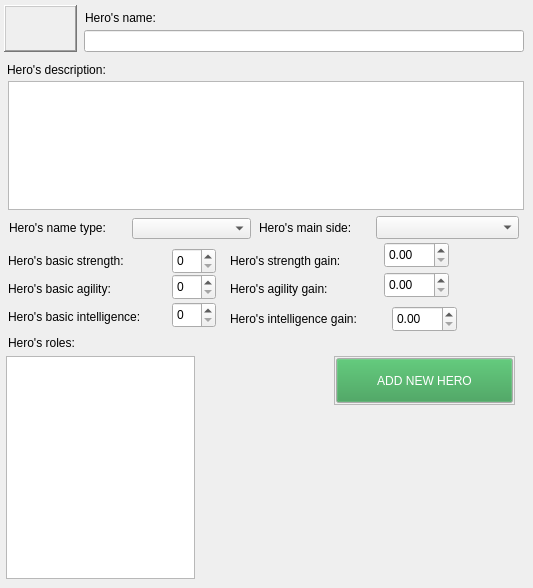
     <widget class="QWidget" name="tab_9">
      <attribute name="title">
       <string>ADD NEW HERO</string>
      </attribute>
      <widget class="QPushLabel" name="DOTA_Hero_Add_Icon">
       <property name="geometry">
        <rect>
         <x>4</x>
         <y>5</y>
         <width>73</width>
         <height>47</height>
        </rect>
       </property>
       <property name="frameShape">
        <enum>QFrame::WinPanel</enum>
       </property>
       <property name="frameShadow">
        <enum>QFrame::Raised</enum>
       </property>
       <property name="text">
        <string/>
       </property>
       <property name="scaledContents">
        <bool>true</bool>
       </property>
      </widget>
      <widget class="QLabel" name="LB_HeroesHeroName_3">
       <property name="geometry">
        <rect>
         <x>85</x>
         <y>10</y>
         <width>89</width>
         <height>16</height>
        </rect>
       </property>
       <property name="text">
        <string>Hero's name:</string>
       </property>
      </widget>
      <widget class="QLineEdit" name="DOTA_Hero_Add_Name">
       <property name="geometry">
        <rect>
         <x>84</x>
         <y>30</y>
         <width>440</width>
         <height>22</height>
        </rect>
       </property>
      </widget>
      <widget class="QLabel" name="LB_HeroesHeroDescription">
       <property name="geometry">
        <rect>
         <x>7</x>
         <y>62</y>
         <width>131</width>
         <height>16</height>
        </rect>
       </property>
       <property name="text">
        <string>Hero's description:</string>
       </property>
      </widget>
      <widget class="QTextEdit" name="DOTA_Hero_Add_Description">
       <property name="geometry">
        <rect>
         <x>8</x>
         <y>81</y>
         <width>516</width>
         <height>129</height>
        </rect>
       </property>
      </widget>
      <widget class="QLabel" name="LB_HeroesHerosNameType">
       <property name="geometry">
        <rect>
         <x>9</x>
         <y>219</y>
         <width>125</width>
         <height>17</height>
        </rect>
       </property>
       <property name="text">
        <string>Hero's name type:</string>
       </property>
      </widget>
      <widget class="QLabel" name="label">
       <property name="geometry">
        <rect>
         <x>230</x>
         <y>252</y>
         <width>143</width>
         <height>17</height>
        </rect>
       </property>
       <property name="text">
        <string>Hero's strength gain:</string>
       </property>
      </widget>
      <widget class="QComboBox" name="DOTA_Hero_Add_Type">
       <property name="geometry">
        <rect>
         <x>132</x>
         <y>218</y>
         <width>119</width>
         <height>21</height>
        </rect>
       </property>
      </widget>
      <widget class="QComboBox" name="DOTA_Hero_Add_Side">
       <property name="geometry">
        <rect>
         <x>376</x>
         <y>216</y>
         <width>143</width>
         <height>23</height>
        </rect>
       </property>
      </widget>
      <widget class="QLabel" name="label_2">
       <property name="geometry">
        <rect>
         <x>8</x>
         <y>252</y>
         <width>125</width>
         <height>17</height>
        </rect>
       </property>
       <property name="text">
        <string>Hero's basic strength:</string>
       </property>
      </widget>
      <widget class="QLabel" name="LB_HeroesHeroMainSide">
       <property name="geometry">
        <rect>
         <x>259</x>
         <y>219</y>
         <width>117</width>
         <height>17</height>
        </rect>
       </property>
       <property name="text">
        <string>Hero's main side:</string>
       </property>
      </widget>
      <widget class="QLabel" name="label_5">
       <property name="geometry">
        <rect>
         <x>8</x>
         <y>280</y>
         <width>125</width>
         <height>17</height>
        </rect>
       </property>
       <property name="text">
        <string>Hero's basic agility:</string>
       </property>
      </widget>
      <widget class="QLabel" name="label_7">
       <property name="geometry">
        <rect>
         <x>230</x>
         <y>280</y>
         <width>125</width>
         <height>17</height>
        </rect>
       </property>
       <property name="text">
        <string>Hero's agility gain:</string>
       </property>
      </widget>
      <widget class="QLabel" name="label_8">
       <property name="geometry">
        <rect>
         <x>8</x>
         <y>308</y>
         <width>143</width>
         <height>17</height>
        </rect>
       </property>
       <property name="text">
        <string>Hero's basic intelligence:</string>
       </property>
      </widget>
      <widget class="QLabel" name="label_10">
       <property name="geometry">
        <rect>
         <x>230</x>
         <y>310</y>
         <width>159</width>
         <height>17</height>
        </rect>
       </property>
       <property name="text">
        <string>Hero's intelligence gain:</string>
       </property>
      </widget>
      <widget class="QLabel" name="label_3">
       <property name="geometry">
        <rect>
         <x>8</x>
         <y>334</y>
         <width>71</width>
         <height>17</height>
        </rect>
       </property>
       <property name="text">
        <string>Hero's roles:</string>
       </property>
      </widget>
      <widget class="QTableWidget" name="DOTA_Hero_Add_Role_List">
       <property name="geometry">
        <rect>
         <x>6</x>
         <y>356</y>
         <width>189</width>
         <height>223</height>
        </rect>
       </property>
       <property name="horizontalScrollBarPolicy">
        <enum>Qt::ScrollBarAlwaysOff</enum>
       </property>
       <property name="editTriggers">
        <set>QAbstractItemView::NoEditTriggers</set>
       </property>
       <property name="selectionMode">
        <enum>QAbstractItemView::NoSelection</enum>
       </property>
       <property name="showGrid">
        <bool>false</bool>
       </property>
       <property name="columnCount">
        <number>3</number>
       </property>
       <attribute name="horizontalHeaderVisible">
        <bool>false</bool>
       </attribute>
       <attribute name="horizontalHeaderHighlightSections">
        <bool>true</bool>
       </attribute>
       <attribute name="verticalHeaderVisible">
        <bool>false</bool>
       </attribute>
       <attribute name="verticalHeaderHighlightSections">
        <bool>true</bool>
       </attribute>
       <column>
        <property name="text">
         <string/>
        </property>
       </column>
       <column>
        <property name="text">
         <string>id</string>
        </property>
       </column>
       <column>
        <property name="text">
         <string>value</string>
        </property>
       </column>
      </widget>
      <widget class="QFrame" name="frame_3">
       <property name="geometry">
        <rect>
         <x>334</x>
         <y>356</y>
         <width>181</width>
         <height>49</height>
        </rect>
       </property>
       <property name="frameShape">
        <enum>QFrame::StyledPanel</enum>
       </property>
       <property name="frameShadow">
        <enum>QFrame::Raised</enum>
       </property>
       <widget class="QPushButton" name="DOTA_Hero_Add">
        <property name="enabled">
         <bool>true</bool>
        </property>
        <property name="geometry">
         <rect>
          <x>2</x>
          <y>2</y>
          <width>177</width>
          <height>45</height>
         </rect>
        </property>
        <property name="palette">
         <palette>
          <active>
           <colorrole role="Button">
            <brush brushstyle="SolidPattern">
             <color alpha="255">
              <red>50</red>
              <green>153</green>
              <blue>76</blue>
             </color>
            </brush>
           </colorrole>
           <colorrole role="ButtonText">
            <brush brushstyle="SolidPattern">
             <color alpha="255">
              <red>255</red>
              <green>255</green>
              <blue>255</blue>
             </color>
            </brush>
           </colorrole>
          </active>
          <inactive>
           <colorrole role="Button">
            <brush brushstyle="SolidPattern">
             <color alpha="255">
              <red>50</red>
              <green>153</green>
              <blue>76</blue>
             </color>
            </brush>
           </colorrole>
           <colorrole role="ButtonText">
            <brush brushstyle="SolidPattern">
             <color alpha="255">
              <red>255</red>
              <green>255</green>
              <blue>255</blue>
             </color>
            </brush>
           </colorrole>
          </inactive>
          <disabled>
           <colorrole role="Button">
            <brush brushstyle="SolidPattern">
             <color alpha="255">
              <red>50</red>
              <green>153</green>
              <blue>76</blue>
             </color>
            </brush>
           </colorrole>
          </disabled>
         </palette>
        </property>
        <property name="text">
         <string>ADD NEW HERO</string>
        </property>
       </widget>
      </widget>
      <widget class="QDoubleSpinBox" name="DOTA_Hero_Add_SG">
       <property name="geometry">
        <rect>
         <x>384</x>
         <y>242</y>
         <width>65</width>
         <height>26</height>
        </rect>
       </property>
      </widget>
      <widget class="QDoubleSpinBox" name="DOTA_Hero_Add_AG">
       <property name="geometry">
        <rect>
         <x>384</x>
         <y>272</y>
         <width>65</width>
         <height>26</height>
        </rect>
       </property>
      </widget>
      <widget class="QDoubleSpinBox" name="DOTA_Hero_Add_IG">
       <property name="geometry">
        <rect>
         <x>392</x>
         <y>306</y>
         <width>65</width>
         <height>26</height>
        </rect>
       </property>
      </widget>
      <widget class="QSpinBox" name="DOTA_Hero_Add_BS">
       <property name="geometry">
        <rect>
         <x>172</x>
         <y>248</y>
         <width>44</width>
         <height>26</height>
        </rect>
       </property>
      </widget>
      <widget class="QSpinBox" name="DOTA_Hero_Add_BA">
       <property name="geometry">
        <rect>
         <x>172</x>
         <y>274</y>
         <width>44</width>
         <height>26</height>
        </rect>
       </property>
      </widget>
      <widget class="QSpinBox" name="DOTA_Hero_Add_BI">
       <property name="geometry">
        <rect>
         <x>172</x>
         <y>302</y>
         <width>44</width>
         <height>26</height>
        </rect>
       </property>
      </widget>
     </widget>
